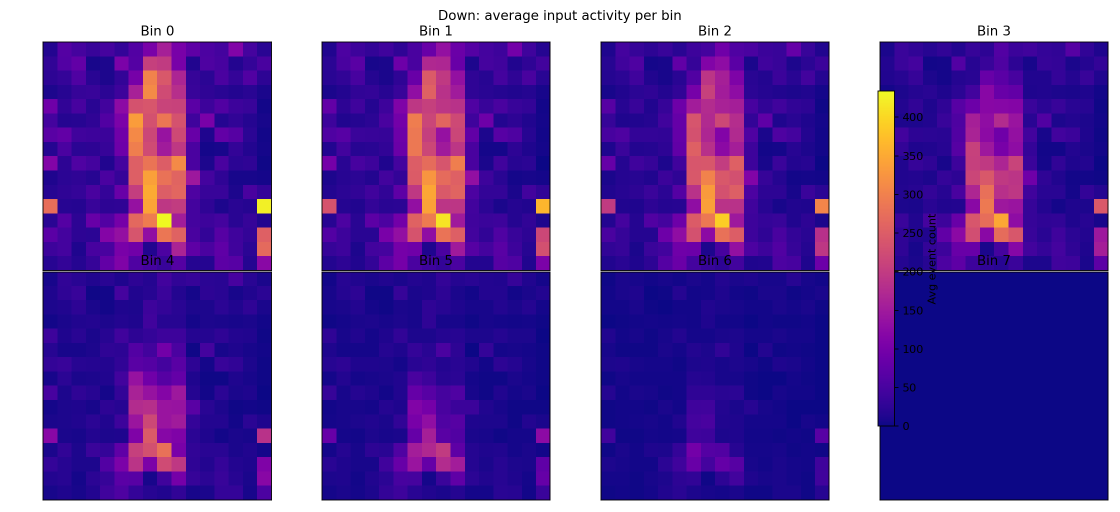
#> input picture weights/visualizations/class_0_down_avg_input_bins.png, 2240 x 1024 px, given in place of the camera (shown at 1/2 size)
$ python dvs_camera_emulator.py
#> lines starting #> are read from the running program, lines starting #| are printed output that depends on the picture
#!/usr/bin/env python3
"""DVS camera emulator: generates DVS-like events from a webcam, video file, or synthetic gestures.

Simulates a Prophesee GenX320 dynamic vision sensor.
Events are encoded in EVT 2.0 format (32-bit big-endian words over UART) to match
the voxel_bin_top FPGA design.
"""

import argparse
import time
import sys
import struct
from typing import Optional, Tuple, List
import threading
import queue
import math

import numpy as np

try:
    import cv2
except ImportError:
    print("ERROR: OpenCV is required. Install with: pip install opencv-python")
    sys.exit(1)

try:
    import serial
    HAS_SERIAL = True
except ImportError:
    HAS_SERIAL = False
    print("WARNING: pyserial not installed. UART output disabled.")
    print("         Install with: pip install pyserial")


DVS_RESOLUTION = 320           # GenX320: 320×320 pixels
DEFAULT_CONTRAST_THRESHOLD = 0.15  # ~15% log-intensity change per event
DEFAULT_REFRACTORY_US = 200   # GenX320 min refractory ~200 µs
DEFAULT_FPS = 30
DEFAULT_LEAK_RATE = 0.05   # fraction of (log_frame - reference) to close per second
DEFAULT_SHOT_NOISE_RATE = 0.0001
DEFAULT_HOT_PIXEL_RATE = 0.00005


# [105 lines left out: functions get_available_serial_ports, opencv_gui_available, safe_destroy_all_windows, estimate_uart_event_budget_per_frame, uniform_subsample_events, spatial_subsample_events, not called in this run]


class GestureSimulator:
    """Generates synthetic frames with moving objects for testing without a camera."""

    # [12 lines left out: function __init__, not called in this run]

    def add_gesture(self, direction: str):
        if direction is not None:
            self.gesture_queue.append(direction)

    # [47 lines left out: function get_frame, not called in this run]

    def is_running(self) -> bool:
        return True


class DVSEvent:
    def __init__(self, x: int, y: int, polarity: bool, timestamp_us: int):
        self.x = x
        self.y = y
        self.polarity = polarity
        self.timestamp_us = timestamp_us

    def __repr__(self):
        pol_str = "ON" if self.polarity else "OFF"
        return f"DVSEvent(x={self.x}, y={self.y}, pol={pol_str}, ts={self.timestamp_us}μs)"


class DVSCameraEmulator:
    """Emulates a DVS sensor using a webcam with per-pixel log-intensity reference tracking."""

    def __init__(
        self,
        camera_id: int = 0,
        output_resolution: int = DVS_RESOLUTION,
        contrast_threshold: float = DEFAULT_CONTRAST_THRESHOLD,
        refractory_period_us: int = DEFAULT_REFRACTORY_US,
        fps: int = DEFAULT_FPS,
        noise_filter_size: int = 3,
        enable_noise_model: bool = True,
        leak_rate: float = DEFAULT_LEAK_RATE,
        shot_noise_rate: float = DEFAULT_SHOT_NOISE_RATE,
        hot_pixel_rate: float = DEFAULT_HOT_PIXEL_RATE,
        aspect_mode: str = 'stretch',
        roi_scale: float = 1.0,
        flip_x: bool = False,
        flip_y: bool = False,
        rotate_cw: bool = False,
    ):
#> in capture_and_process, frame is the input picture: shape (1024, 2240, 3); mean B, G, R 170.2, 77, 111.2
        self.camera_id = camera_id
        self.output_resolution = output_resolution
        self.contrast_threshold = contrast_threshold
        self.refractory_period_us = refractory_period_us
        self.target_fps = fps
        self.noise_filter_size = noise_filter_size
        self.enable_noise_model = enable_noise_model
        self.leak_rate = leak_rate
        self.shot_noise_rate = shot_noise_rate
        self.hot_pixel_rate = hot_pixel_rate
        self.aspect_mode = aspect_mode
        self.roi_scale = float(max(0.2, min(1.0, roi_scale)))
        self.flip_x = flip_x
        self.flip_y = flip_y
        self.rotate_cw = rotate_cw
        self.cap: Optional[cv2.VideoCapture] = None
        self.reference_log_intensity: Optional[np.ndarray] = None
        self.last_event_time: Optional[np.ndarray] = None
        self.hot_pixel_mask: Optional[np.ndarray] = None
        self.start_time_us = 0
        self.last_frame_time_us = 0
        self.frame_count = 0
        self.total_events = 0
        self.on_events = 0
        self.off_events = 0
        self.noise_events = 0

    def open_camera(self) -> bool:
        self.cap = cv2.VideoCapture(self.camera_id)
        if not self.cap.isOpened():
            print(f"ERROR: Could not open camera {self.camera_id}")
            return False
        self.cap.set(cv2.CAP_PROP_FRAME_WIDTH, 640)
        self.cap.set(cv2.CAP_PROP_FRAME_HEIGHT, 480)
        self.cap.set(cv2.CAP_PROP_FPS, self.target_fps)
        self.cap.set(cv2.CAP_PROP_BUFFERSIZE, 1)
        actual_width = int(self.cap.get(cv2.CAP_PROP_FRAME_WIDTH))
        actual_height = int(self.cap.get(cv2.CAP_PROP_FRAME_HEIGHT))
        actual_fps = self.cap.get(cv2.CAP_PROP_FPS)
        print(f"Camera opened: {actual_width}x{actual_height} @ {actual_fps:.1f} FPS")
        print(f"Output resolution: {self.output_resolution}x{self.output_resolution}")
        print(f"Contrast threshold: {self.contrast_threshold:.2f} ({self.contrast_threshold*100:.0f}% intensity change)")
        print(f"Refractory period: {self.refractory_period_us}μs")
        print(f"Noise model: {'ENABLED' if self.enable_noise_model else 'DISABLED'}")
        self._initialize_pixel_state()
        return True

    def _initialize_pixel_state(self):
        shape = (self.output_resolution, self.output_resolution)
        self.reference_log_intensity = None
        self.last_event_time = np.zeros(shape, dtype=np.int64)
        if self.enable_noise_model:
            num_hot_pixels = int(self.output_resolution * self.output_resolution * self.hot_pixel_rate)
            self.hot_pixel_mask = np.zeros(shape, dtype=bool)
            hot_indices = np.random.choice(
                self.output_resolution * self.output_resolution,
                size=num_hot_pixels,
                replace=False
            )
            self.hot_pixel_mask.flat[hot_indices] = True
        self.start_time_us = int(time.time() * 1_000_000)
        self.last_frame_time_us = self.start_time_us

    def close_camera(self):
        if self.cap is not None:
            self.cap.release()
            self.cap = None

    def _preprocess_frame(self, frame: np.ndarray) -> np.ndarray:
        if len(frame.shape) == 3:
            gray = cv2.cvtColor(frame, cv2.COLOR_BGR2GRAY)
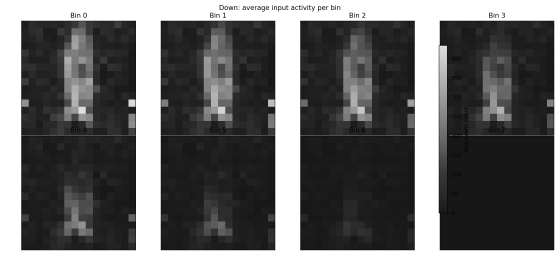
#> gray: shape (1024, 2240) (shown at 1/4 size); min 0, max 255, mean 97.9
        else:
            gray = frame

        if self.flip_x and self.flip_y:
            gray = cv2.flip(gray, -1)  # flip both axes
        elif self.flip_x:
            gray = cv2.flip(gray, 1)   # horizontal flip only
        elif self.flip_y:
            gray = cv2.flip(gray, 0)   # vertical flip only

        if self.rotate_cw:
            gray = cv2.rotate(gray, cv2.ROTATE_90_CLOCKWISE)  # equiv to --swap-xy --flip-x

        if self.roi_scale < 0.999:
            h, w = gray.shape
            crop_h = max(1, int(h * self.roi_scale))
            crop_w = max(1, int(w * self.roi_scale))
            y0 = max(0, (h - crop_h) // 2)
            x0 = max(0, (w - crop_w) // 2)
            gray = gray[y0:y0 + crop_h, x0:x0 + crop_w]

        if self.aspect_mode == 'crop':
            h, w = gray.shape
            side = min(h, w)
            y0 = (h - side) // 2
            x0 = (w - side) // 2
            square = gray[y0:y0 + side, x0:x0 + side]
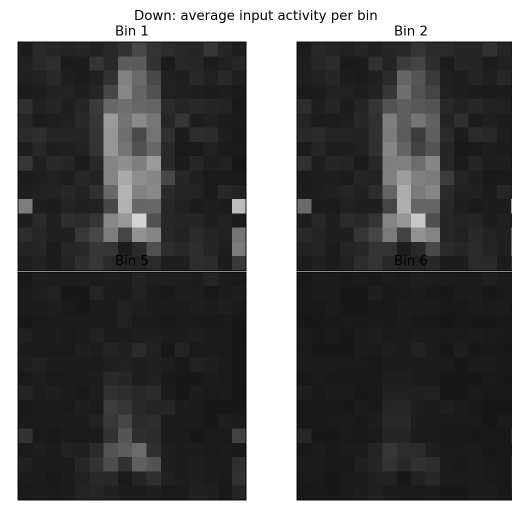
#> square: shape (1024, 1024) (shown at 1/2 size); min 0, max 255, mean 87.8
            resized = cv2.resize(
                square,
                (self.output_resolution, self.output_resolution),
                interpolation=cv2.INTER_AREA
            )
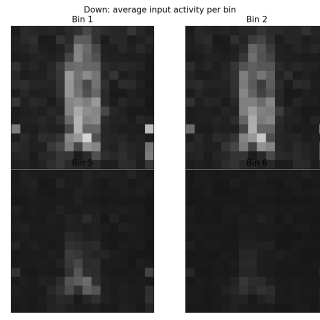
#> resized: shape (320, 320); min 3, max 255, mean 87.8
        else:
            resized = cv2.resize(
                gray,
                (self.output_resolution, self.output_resolution),
                interpolation=cv2.INTER_AREA
            )
        if self.noise_filter_size > 1:
            resized = cv2.GaussianBlur(
                resized,
                (self.noise_filter_size, self.noise_filter_size),
                0
            )
        log_frame = np.log(resized.astype(np.float32) + 1.0)
#> (the rest of the program and of its run is left out)
